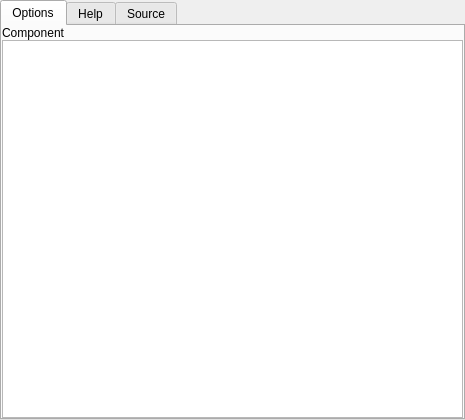
<?xml version="1.0" encoding="UTF-8"?>
<ui version="4.0">
 <class>ComponentWidget</class>
 <widget class="QTabWidget" name="ComponentWidget">
  <property name="geometry">
   <rect>
    <x>0</x>
    <y>0</y>
    <width>465</width>
    <height>420</height>
   </rect>
  </property>
  <property name="windowTitle">
   <string>TabWidget</string>
  </property>
  <property name="tabShape">
   <enum>QTabWidget::Rounded</enum>
  </property>
  <property name="currentIndex">
   <number>0</number>
  </property>
  <property name="elideMode">
   <enum>Qt::ElideRight</enum>
  </property>
  <widget class="QWidget" name="tabOptions">
   <attribute name="icon">
    <iconset>
     <normalon>:/options</normalon>
    </iconset>
   </attribute>
   <attribute name="title">
    <string>Options</string>
   </attribute>
   <attribute name="toolTip">
    <string>Edit the make options</string>
   </attribute>
   <layout class="QVBoxLayout" name="verticalLayout">
    <property name="spacing">
     <number>0</number>
    </property>
    <property name="leftMargin">
     <number>0</number>
    </property>
    <property name="topMargin">
     <number>0</number>
    </property>
    <property name="rightMargin">
     <number>0</number>
    </property>
    <property name="bottomMargin">
     <number>0</number>
    </property>
    <item>
     <layout class="QHBoxLayout" name="horizontalLayout">
      <property name="spacing">
       <number>0</number>
      </property>
      <item>
       <widget class="QLabel" name="labelComponentName">
        <property name="text">
         <string>Component</string>
        </property>
        <property name="alignment">
         <set>Qt::AlignLeading|Qt::AlignLeft|Qt::AlignVCenter</set>
        </property>
       </widget>
      </item>
     </layout>
    </item>
    <item>
     <widget class="QTableView" name="tableView">
      <property name="alternatingRowColors">
       <bool>true</bool>
      </property>
      <property name="sortingEnabled">
       <bool>true</bool>
      </property>
     </widget>
    </item>
   </layout>
  </widget>
  <widget class="QWidget" name="tabHelp">
   <attribute name="icon">
    <iconset>
     <normalon>:/help</normalon>
    </iconset>
   </attribute>
   <attribute name="title">
    <string>Help</string>
   </attribute>
   <layout class="QVBoxLayout" name="verticalLayout_2">
    <item>
     <widget class="QTextEdit" name="textEdit">
      <property name="html">
       <string>&lt;!DOCTYPE HTML PUBLIC &quot;-//W3C//DTD HTML 4.0//EN&quot; &quot;http://www.w3.org/TR/REC-html40/strict.dtd&quot;&gt;
&lt;html&gt;&lt;head&gt;&lt;meta name=&quot;qrichtext&quot; content=&quot;1&quot; /&gt;&lt;style type=&quot;text/css&quot;&gt;
p, li { white-space: pre-wrap; }
&lt;/style&gt;&lt;/head&gt;&lt;body style=&quot; font-family:'MS Shell Dlg 2'; font-size:8.25pt; font-weight:400; font-style:normal;&quot;&gt;
&lt;p style=&quot; margin-top:0px; margin-bottom:0px; margin-left:0px; margin-right:0px; -qt-block-indent:0; text-indent:0px;&quot;&gt;&lt;span style=&quot; font-size:14pt; font-weight:600;&quot;&gt;Here we display the docstring for a component. &lt;/span&gt;&lt;/p&gt;&lt;/body&gt;&lt;/html&gt;</string>
      </property>
     </widget>
    </item>
   </layout>
  </widget>
  <widget class="QWidget" name="tabSource">
   <attribute name="icon">
    <iconset>
     <normalon>:/_imgs/support.png</normalon>
    </iconset>
   </attribute>
   <attribute name="title">
    <string>Source</string>
   </attribute>
   <layout class="QVBoxLayout" name="verticalLayout_3">
    <property name="spacing">
     <number>0</number>
    </property>
    <property name="leftMargin">
     <number>0</number>
    </property>
    <property name="topMargin">
     <number>0</number>
    </property>
    <property name="rightMargin">
     <number>0</number>
    </property>
    <property name="bottomMargin">
     <number>0</number>
    </property>
    <item>
     <widget class="QTextEdit" name="textEdit_2"/>
    </item>
   </layout>
  </widget>
 </widget>
 <resources>
  <include location="main_window_rc.qrc"/>
 </resources>
 <connections/>
</ui>
